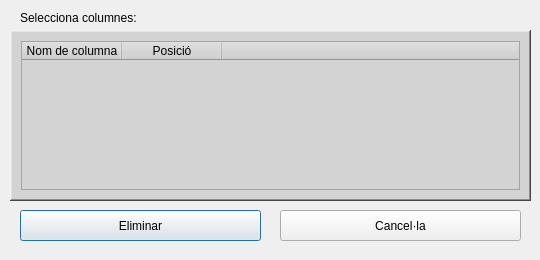
<?xml version="1.0" encoding="UTF-8"?>
<ui version="4.0">
 <class>Dialog</class>
 <widget class="QDialog" name="Dialog">
  <property name="geometry">
   <rect>
    <x>0</x>
    <y>0</y>
    <width>540</width>
    <height>260</height>
   </rect>
  </property>
  <property name="minimumSize">
   <size>
    <width>540</width>
    <height>260</height>
   </size>
  </property>
  <property name="maximumSize">
   <size>
    <width>540</width>
    <height>260</height>
   </size>
  </property>
  <property name="windowTitle">
   <string>Dialog</string>
  </property>
  <widget class="QLabel" name="introLabel">
   <property name="geometry">
    <rect>
     <x>20</x>
     <y>10</y>
     <width>131</width>
     <height>16</height>
    </rect>
   </property>
   <property name="text">
    <string>Selecciona columnes:</string>
   </property>
  </widget>
  <widget class="QPushButton" name="delButton">
   <property name="geometry">
    <rect>
     <x>20</x>
     <y>210</y>
     <width>241</width>
     <height>31</height>
    </rect>
   </property>
   <property name="text">
    <string>Eliminar</string>
   </property>
  </widget>
  <widget class="QFrame" name="frame">
   <property name="geometry">
    <rect>
     <x>10</x>
     <y>30</y>
     <width>521</width>
     <height>171</height>
    </rect>
   </property>
   <property name="styleSheet">
    <string notr="true">background-color: rgb(211, 211, 211);</string>
   </property>
   <property name="frameShape">
    <enum>QFrame::WinPanel</enum>
   </property>
   <property name="frameShadow">
    <enum>QFrame::Raised</enum>
   </property>
   <property name="lineWidth">
    <number>2</number>
   </property>
   <property name="midLineWidth">
    <number>0</number>
   </property>
   <layout class="QGridLayout" name="gridLayout_2">
    <item row="0" column="0">
     <widget class="QTableWidget" name="columnsTable">
      <property name="minimumSize">
       <size>
        <width>0</width>
        <height>0</height>
       </size>
      </property>
      <property name="maximumSize">
       <size>
        <width>999</width>
        <height>999</height>
       </size>
      </property>
      <property name="frameShape">
       <enum>QFrame::StyledPanel</enum>
      </property>
      <property name="frameShadow">
       <enum>QFrame::Sunken</enum>
      </property>
      <property name="autoScrollMargin">
       <number>10</number>
      </property>
      <property name="verticalScrollMode">
       <enum>QAbstractItemView::ScrollPerPixel</enum>
      </property>
      <property name="horizontalScrollMode">
       <enum>QAbstractItemView::ScrollPerPixel</enum>
      </property>
      <property name="showGrid">
       <bool>true</bool>
      </property>
      <property name="sortingEnabled">
       <bool>true</bool>
      </property>
      <property name="columnCount">
       <number>3</number>
      </property>
      <attribute name="horizontalHeaderVisible">
       <bool>true</bool>
      </attribute>
      <attribute name="horizontalHeaderCascadingSectionResizes">
       <bool>false</bool>
      </attribute>
      <attribute name="horizontalHeaderMinimumSectionSize">
       <number>50</number>
      </attribute>
      <attribute name="horizontalHeaderDefaultSectionSize">
       <number>100</number>
      </attribute>
      <attribute name="horizontalHeaderHighlightSections">
       <bool>false</bool>
      </attribute>
      <attribute name="horizontalHeaderShowSortIndicator" stdset="0">
       <bool>true</bool>
      </attribute>
      <attribute name="horizontalHeaderStretchLastSection">
       <bool>true</bool>
      </attribute>
      <attribute name="verticalHeaderVisible">
       <bool>true</bool>
      </attribute>
      <attribute name="verticalHeaderCascadingSectionResizes">
       <bool>false</bool>
      </attribute>
      <attribute name="verticalHeaderShowSortIndicator" stdset="0">
       <bool>false</bool>
      </attribute>
      <column>
       <property name="text">
        <string>Nom de columna</string>
       </property>
      </column>
      <column>
       <property name="text">
        <string>Posició</string>
       </property>
      </column>
      <column>
       <property name="text">
        <string/>
       </property>
      </column>
     </widget>
    </item>
   </layout>
  </widget>
  <widget class="QPushButton" name="cancelButton">
   <property name="geometry">
    <rect>
     <x>280</x>
     <y>210</y>
     <width>241</width>
     <height>31</height>
    </rect>
   </property>
   <property name="text">
    <string>Cancel·la</string>
   </property>
  </widget>
 </widget>
 <resources/>
 <connections/>
</ui>
